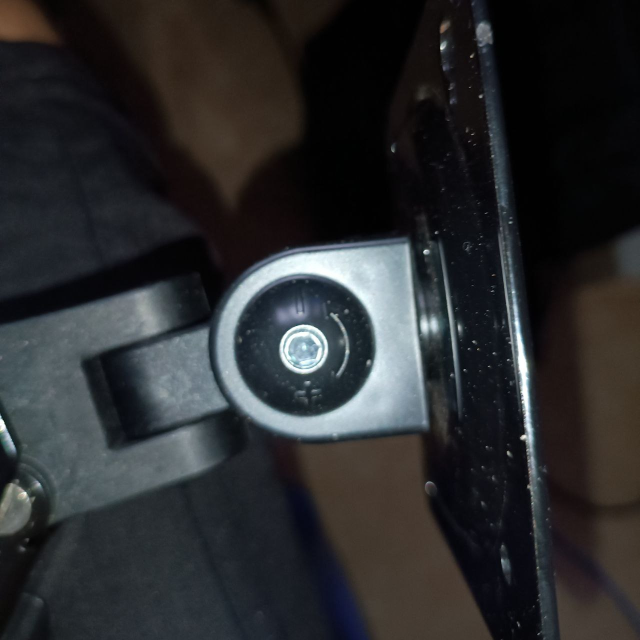
#> input picture arm.png, 1280 x 1280 px (shown at 1/2 size)
$ python imgCompression1.py   (older library calls are emulated)
#> lines starting #> are read from the running program, lines starting #| are printed output that depends on the picture; after the words box and inside, x2 and y2 are one past the last pixel; in counts of white or black regions, pixels touching at a corner belong together; long printed decimals are rounded

import matplotlib
import cv2
import collections
import math
import string
import os
import numpy as np
import time
from math import log
from matplotlib import pyplot as plt
from skimage import img_as_float
from skimage.metrics import structural_similarity as ssim


## thuật toán huffman
class node:
    def __init__(self, count, index , name="" ):
        self.count = float(count)
        self.index = index
        self.name  = name
        if self.name=="" : self.name = index
        self.word = ""
        self.isinternal = 0
    def __cmp__(self, other):
        return cmp(self.count, other.count)
    def report(self):
        if (self.index == 1 ) :
            print ('#Symbol\tCount\tCodeword')
        print ('%s\t(%2.2g)\t%s' % (self.name,self.count,self.word))
        pass
    def associate(self,internalnode):
        self.internalnode = internalnode
        internalnode.leaf = 1
        internalnode.name = self.name
        pass

class internalnode:
    def __init__(self):
        self.leaf = 0
        self.child = []
        pass
    def children(self,child0,child1):
        self.leaf = 0
        self.child.append(child0)
        self.child.append(child1)
        pass

def find(f, seq):
    for item in seq:
        if f(item):
            return item

def iterate (c) :

    if ( len(c) > 1 ) :

    ## sắp xếp các nút theo số lượng, sử dụng hàm __cmp__ được xác định trong lớp nút
        deletednode = c[0]  #tạo bản sao của nút nhỏ nhất
        second = c[1].index ## chỉ mục của nút thứ hai nhỏ nhất

        # cộng  hai thành phần dưới cùng
        c[1].count += c[0].count
        del c[0]

        root = iterate ( c )

        ## Điền thông tin mới vào danh sách
        ## tìm từ mã đã được tách / nối
        co = find( lambda p: p.index == second , c )
        deletednode.word = co.word+'0'
        c.append( deletednode )
        co.word += '1'
        co.count -= deletednode.count   ## khôi phục số node lượng chính xác

        ## tạo ra các nhánh mới trong cây
        newnode0 = internalnode()
        newnode1 = internalnode()
        treenode = co.internalnode # tìm nút có hai nút con
        treenode.children(newnode0,newnode1)
        deletednode.associate(newnode0)
        co.associate(newnode1)
        pass
    else :
        c[0].word = ""
        root = internalnode()
        c[0].associate(root)
        pass
    return root

def encode(sourcelist,code):

    answer = ""
    for s in sourcelist:
        co = find(lambda p: p.name == s, code)

        answer = answer + co.word

    return answer

def decode(string,root):


    answer = []
    clist = list( string )
    #duyệt bắt đầu từ gốc
    currentnode = root
    for c in clist:
        if ( c=='\n' ):  continue #trường hợp đặc biệt cho các ký tự mới
        assert ( c == '0' )or( c == '1')
        currentnode = currentnode.child[int(c)]
        if currentnode.leaf != 0:
            answer.append( str(currentnode.name) )
            currentnode = root
        pass
    assert (currentnode == root)
    return answer


def makenodes(probs):

    m=0
    c=[]
    for p in probs:
        m += 1 ;
        c.append( node( p[1], m, p[0] ) )
        pass
    return c

##  Zig-zag
def zig_zag(input_matrix, block_size):
    z = np.empty([block_size*block_size])
    index = -1
    bound = 0
    for i in range(0, 2 * block_size - 1):
        if i < block_size:
            bound = 0
        else:
            bound = i - block_size + 1
        for j in range(bound, i - bound + 1):
            index += 1
            if i % 2 == 1:
                z[index] = input_matrix[j, i-j]
            else:
                z[index] = input_matrix[i-j, j]
    return z


def zig_zag_reverse(input_matrix):
    block_size = 8
    output_matrix = np.empty([block_size, block_size])
    index = -1
    bound = 0
    input_m = []
    for i in range(0, 2 * block_size - 1):
        if i < block_size:
            bound = 0
        else:
            bound = i - block_size + 1
        for j in range(bound, i - bound + 1):
            index += 1
            if i % 2 == 1:
                output_matrix[j, i - j] = input_matrix[0][index]
            else:
                output_matrix[i - j, j] = input_matrix[0][index]
    return output_matrix


def MSE(img1, img2):
    return ((img1.astype(np.float) - img2.astype(np.float)) ** 2).mean(axis=None)


def PSNR(mse):
    return 10 * log(((255 * 255) / mse), 10)


def SSIM(img1, img2):
    return ssim(img1.astype(np.float), img2.astype(np.float), data_range=img2.max() - img2.min())


def Compression_Ratio(filepath):
    Ori_img = os.stat(filepath).st_size
    Ori_img = Ori_img/1024
    Com_img = os.path.getsize('decompressed.png')
    Com_img = Com_img/1024
    CR = Ori_img/float(Com_img)
    return CR

def main():
    filepath = "arm.png"
    img = cv2.imread(filepath, 0)
#> img: shape (1280, 1280); min 0, max 255, mean 43.7

    # Ma trận lượng tử hóa
    qtable = np.array([[16, 11, 10, 16, 24, 40, 51, 61],
                       [12, 12, 14, 19, 26, 58, 60, 55],
                       [14, 13, 16, 24, 40, 57, 69, 56],
                       [14, 17, 22, 29, 51, 87, 80, 62],
                       [18, 22, 37, 56, 68, 109, 103, 77],
                       [24, 35, 55, 64, 81, 104, 113, 92],
                       [49, 64, 78, 87, 103, 121, 120, 101],
                       [72, 92, 95, 98, 112, 100, 103, 99]])


    ################## JPEG compression ##################
    start = time.time()
    iHeight, iWidth = img.shape[:2]
#> iHeight = 1280; iWidth = 1280
    zigZag = []
    for startY in range(0, iHeight, 8):
        for startX in range(0, iWidth, 8):
            block = img[startY:startY+8, startX:startX+8]

            # Tính DCT cho khối
            block_t = np.float32(block)  # chuyển đổi sang số thực
            dct = cv2.dct(block_t)

            # lượng tử hóa các hệ số DCT
            block_q = np.floor(np.divide(dct, qtable)+0.5)

            # Zig Zag
            zigZag.append(zig_zag(block_q, 8))

    # DPCM cho giá trị DC
    dc = []
    dc.append(zigZag[0][0])  # giữ nguyên giá trị đầu tiên
    for i in range(1, len(zigZag)):
        dc.append(zigZag[i][0]-zigZag[i-1][0])

    # RLC cho giá trị AC
    rlc = []
    zeros = 0
    for i in range(0, len(zigZag)):
        zeros = 0
        for j in range(1, len(zigZag[i])):
            if (zigZag[i][j] == 0):
                zeros += 1
            else:
                rlc.append(zeros)
                rlc.append(zigZag[i][j])
                zeros = 0
        if(zeros != 0):
            rlc.append(zeros)
            rlc.append(0)


    #### Huffman ####


    # Huffman DPCM
    # Tìm tần suất xuất hiện cho mỗi giá trị của danh sách
    counterDPCM = collections.Counter(dc)

    # Xác định danh sách các giá trị dưới dạng danh sách các cặp (điểm, Tần suất tương ứng)
    probsDPCM = []
    for key, value in counterDPCM.items():
        probsDPCM.append((key, np.float32(value)))
#> this loop made 152 passes
#> (key, value) on passes 1 to 3: (33, 9), (0, 9773), (-1, 3512)

    # Tạo danh sách các nút cho thuật toán Huffman
    symbolsDPCM = makenodes(probsDPCM)
#> the loop in makenodes, `for p in probs:` made 152 passes

    # chạy thuật toán Huffman trên một danh sách các "nút". Nó trả về một con trỏ đến gốc của một cây mới của "các nút bên trong".
    rootDPCM = iterate(symbolsDPCM)

    # Mã hóa danh sách các ký hiệu nguồn.
    sDPMC = encode(dc, symbolsDPCM)
#> the loop in encode, `for s in sourcelist:` made 25600 passes
#> s on passes 1 to 3: 33, 0, -1


    # Huffman RLC
    # Tìm tần suất xuất hiện cho mỗi giá trị của danh sách
    counterRLC = collections.Counter(rlc)

    # Xác định danh sách giá trị dưới dạng danh sách các cặp (điểm, Tần suất tương ứng)
    probsRLC = []
    for key, value in counterRLC.items():
        probsRLC.append((key, np.float32(value)))
#> this loop made 109 passes
#> (key, value) on passes 1 to 12: (1, 28411), (-1, 19030), (59, 1807), (0, 57829), (61, 4185), (6, 997), (54, 1402), (2, 5902), (-2, 2766), (5, 1172), (62, 2438), (63, 8567)

    # Tạo danh sách các nút cho thuật toán Huffman
    symbolsRLC = makenodes(probsRLC)
#> the loop in makenodes (call 2), `for p in probs:` made 109 passes

    # chạy thuật toán Huffman trên một danh sách các "nút". Nó trả về một con trỏ đến gốc của một cây mới của "các nút bên trong".
    root = iterate(symbolsRLC)

    # Mã hóa danh sách các ký hiệu nguồn.
    sRLC = encode(rlc, symbolsRLC)
#> the loop in encode (call 2), `for s in sourcelist:` made 153540 passes
#> s on passes 2 to 4: -1, 1, 1
    stop = time.time() # thời gian kết thúc nén


    ################## JPEG decompression ##################

    #### Huffman ####

    # Huffman DPCM
    # Giải mã một chuỗi nhị phân bằng cách sử dụng cây Huffman được truy cập thông qua root
    dDPCM = decode(sDPMC, rootDPCM)
    decodeDPMC = []
    for i in range(0, len(dDPCM)):
        decodeDPMC.append(float(dDPCM[i]))

    # Huffman RLC
    # Giải mã một chuỗi nhị phân bằng cách sử dụng cây Huffman được truy cập thông qua root
    dRLC = decode(sRLC, root)
    decodeRLC = []
    for i in range(0, len(dRLC)):
        decodeRLC.append(float(dRLC[i]))

    # Inverse DPCM
    inverse_DPCM = []
    inverse_DPCM.append(decodeDPMC[0])  # giá trị đầu tiên giữ nguyên
    for i in range(1, len(decodeDPMC)):
        inverse_DPCM.append(decodeDPMC[i] + inverse_DPCM[i-1])

    # Inverse RLC
    inverse_RLC = []
    for i in range(0, len(decodeRLC)):
        if (i % 2 == 0):
            if(decodeRLC[i] != 0.0):
                if(i+1 < len(decodeRLC) and decodeRLC[i+1] == 0):
                    for j in range(1, int(decodeRLC[i])):
                        inverse_RLC.append(0.0)
                else:
                    for j in range(0, int(decodeRLC[i])):
                        inverse_RLC.append(0.0)
        else:
            inverse_RLC.append(decodeRLC[i])
    new_img = np.empty(shape=(iHeight, iWidth))
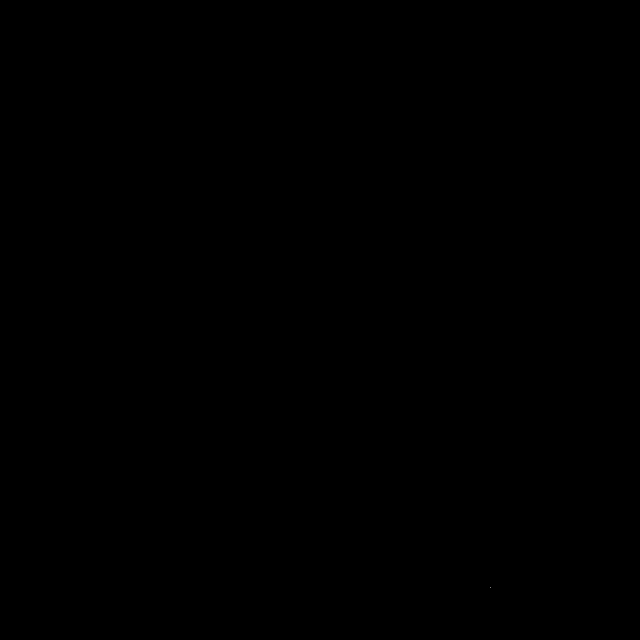
#> new_img: shape (1280, 1280) float64 (shown at 1/2 size); values 0 (black) and 6.52e-319 (white), 0% white in thin lines or dots, all inside (x1, y1, x2, y2) = (981, 1174, 982, 1175)
    height = 0
    width = 0
    temp = []
    temp2 = []
    for i in range(0, len(inverse_DPCM)):
        temp.append(inverse_DPCM[i])
        for j in range(0, 63):
            temp.append((inverse_RLC[j+i*63]))
        temp2.append(temp)

        # inverse Zig-Zag và nghịch đảo Lượng tử hóa các hệ số DCT
        inverse_blockq = np.multiply(np.reshape(
            zig_zag_reverse(temp2), (8, 8)), qtable)

        # inverse DCT
        inverse_dct = cv2.idct(inverse_blockq)
        for startY in range(height, height+8, 8):
            for startX in range(width, width+8, 8):
                if(inverse_dct.shape[1] != 0):
                    new_img[startY:startY+8, startX:startX+8] = inverse_dct
        width = width + 8
        if(width == iHeight):
            width = 0
            height = height + 8
        temp = []
        temp2 = []
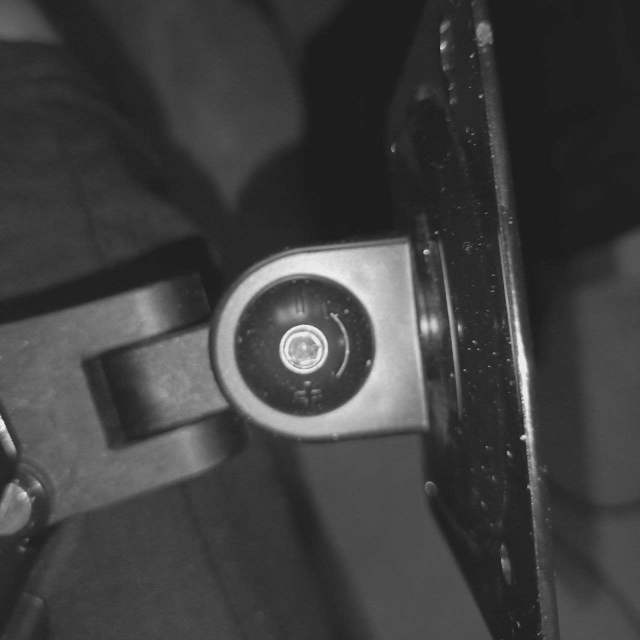
#> new_img: shape (1280, 1280) float64 (shown at 1/2 size); min -34.58, max 278.5, mean 43.9; drawn with min black and max white
    np.place(new_img, new_img > 255, 255)
    np.place(new_img, new_img < 0, 0)


 ################ Hiển thị ảnh ##################
    plt.subplot(121), plt.imshow(img, cmap='gray'), plt.title('Original Image')
    plt.xticks([]), plt.yticks([])
    plt.subplot(122), plt.imshow(new_img, cmap='gray'), plt.title('Image after decompress')
    plt.xticks([]), plt.yticks([])
    plt.show()
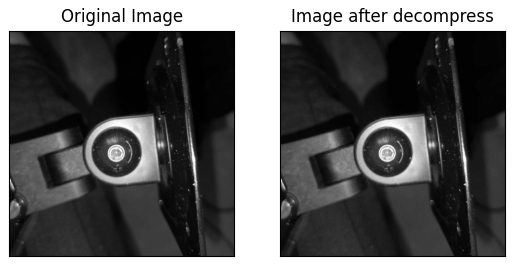
#> figure drawn by matplotlib, 2 panels

    # Lưu ảnh sau khi giải nén
    cv2.imwrite('decompressed.png', new_img)

    # Tính MSE
    mse = MSE(img, new_img)
    print("MSE = ", mse)
#| MSE =  2.167

    # Tính PSNR
    print("PSNR = ", PSNR(mse))
#| PSNR =  44.772

    # Tính SSIM
    print("SSIM = ", SSIM(img, new_img))
#| SSIM =  0.9799

    # Compression Ratio
    print("Compression Ratio = ", Compression_Ratio(filepath))

    # Thời gian nén
    print("Time Compress: ", stop-start)

if __name__ == "__main__":
     main()
